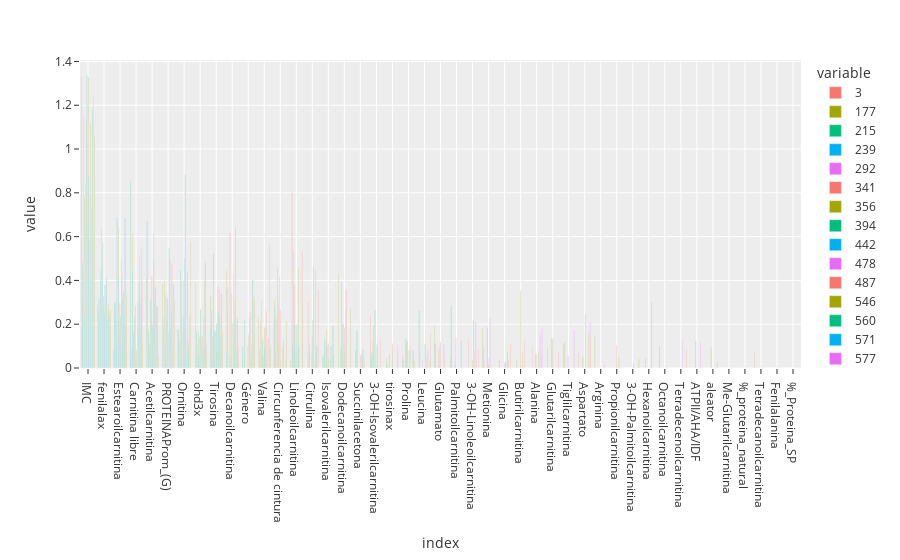

Notebook code for this chart:
### Code cell
df_ranks_long = df_ranks.T
order = df_ranks_long.rank(axis="columns", ascending=False).median(axis="rows").sort_values().index

# Create a grouped barplot using Plotly
fig_barplot = px.bar(df_ranks, barmode='group', template='ggplot2')
fig_barplot.update_xaxes(categoryorder='array', categoryarray=order)

# Show the plot
fig_barplot.show()

# fig = px.bar(, x='variable', y='value')
# fig.show()
